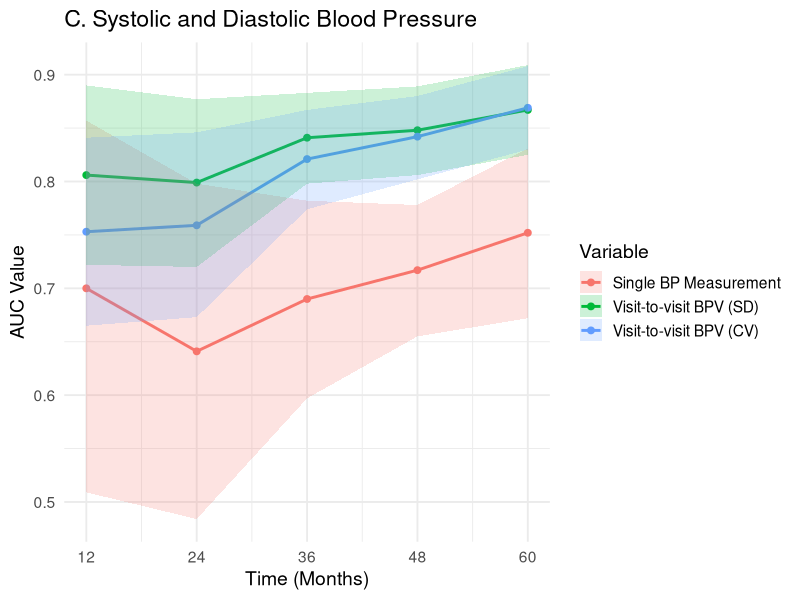

Reproduce this figure in R.
# Load required libraries
library(ggplot2)
library(dplyr)
library(tidyr)

# Create the data
bp_data <- data.frame(
  time = c(12, 24, 36, 48, 60),
  SDBP_AUC = c(0.700, 0.641, 0.690, 0.717, 0.752),
  SDBP_lower = c(0.509, 0.484, 0.597, 0.655, 0.672),
  SDBP_upper = c(0.857, 0.798, 0.782, 0.778, 0.831),
  BPV_SD_AUC = c(0.806, 0.799, 0.841, 0.848, 0.867),
  BPV_SD_lower = c(0.722, 0.720, 0.798, 0.806, 0.825),
  BPV_SD_upper = c(0.890, 0.877, 0.883, 0.889, 0.909),
  BPV_CV_AUC = c(0.753, 0.759, 0.821, 0.842, 0.869),
  BPV_CV_lower = c(0.665, 0.673, 0.774, 0.802, 0.830),
  BPV_CV_upper = c(0.841, 0.846, 0.867, 0.880, 0.908)
)

# Reshape the data for plotting
bp_long <- bp_data %>%
  pivot_longer(
    cols = -time,
    names_to = c("measure", ".value"),
    names_pattern = "(SDBP|BPV_SD|BPV_CV)_(AUC|lower|upper)"
  ) %>%
  mutate(measure = recode(measure,
                          SDBP = "Single BP Measurement",
                          BPV_SD = "Visit-to-visit BPV (SD)",
                          BPV_CV = "Visit-to-visit BPV (CV)"),
         measure = factor(measure, levels = c("Single BP Measurement", "Visit-to-visit BPV (SD)", "Visit-to-visit BPV (CV)")))

# Create the plot
auc_plot <- ggplot(bp_long, aes(x = time, y = AUC, color = measure)) +
  geom_line(size = 1) +
  geom_point(size = 2) +
  geom_ribbon(aes(ymin = lower, ymax = upper, fill = measure), alpha = 0.2, color = NA) +
  scale_x_continuous(breaks = c(12, 24, 36, 48, 60)) +
  labs(
    title = "C. Systolic and Diastolic Blood Pressure",
    x = "Time (Months)",
    y = "AUC Value",
    color = "Variable",
    fill = "Variable"
  ) +
  theme_minimal(base_size = 14)



# Save the plot as a high-resolution PNG
ggsave("AUC_comparison_plot_SD.png", plot = auc_plot, width = 10, height = 6, dpi = 600)

# Define the data
auc_data <- data.frame(
  time = c(12, 24, 36, 48, 60),
  DBP_AUC = c(0.688, 0.646, 0.713, 0.728, 0.755),
  DBP_lower = c(0.514, 0.489, 0.621, 0.655, 0.665),
  DBP_upper = c(0.861, 0.802, 0.805, 0.800, 0.846),
  BPV_SD_AUC = c(0.753, 0.759, 0.820, 0.841, 0.869),
  BPV_SD_lower = c(0.665, 0.673, 0.774, 0.802, 0.830),
  BPV_SD_upper = c(0.841, 0.845, 0.867, 0.880, 0.908),
  BPV_CV_AUC = c(0.820, 0.801, 0.837, 0.851, 0.871),
  BPV_CV_lower = c(0.734, 0.718, 0.791, 0.810, 0.892),
  BPV_CV_upper = c(0.907, 0.884, 0.883, 0.892, 0.916)
)

# Function to calculate SE from CI
calc_se <- function(lower, upper) {
  (upper - lower) / (2 * 1.96)
}

# Compute P values
p_values <- auc_data %>%
  rowwise() %>%
  mutate(
    SE_DBP = calc_se(DBP_lower, DBP_upper),
    SE_SD = calc_se(BPV_SD_lower, BPV_SD_upper),
    SE_CV = calc_se(BPV_CV_lower, BPV_CV_upper),

    Z_SBP_SD = (DBP_AUC - BPV_SD_AUC) / sqrt(SE_DBP^2 + SE_SD^2),
    Z_SBP_CV = (DBP_AUC - BPV_CV_AUC) / sqrt(SE_DBP^2 + SE_CV^2),

    P_SBP_SD = 2 * (1 - pnorm(abs(Z_SBP_SD))),
    P_SBP_CV = 2 * (1 - pnorm(abs(Z_SBP_CV)))
  ) %>%
  select(time, P_SBP_SD, P_SBP_CV)

# View results
print(p_values)
